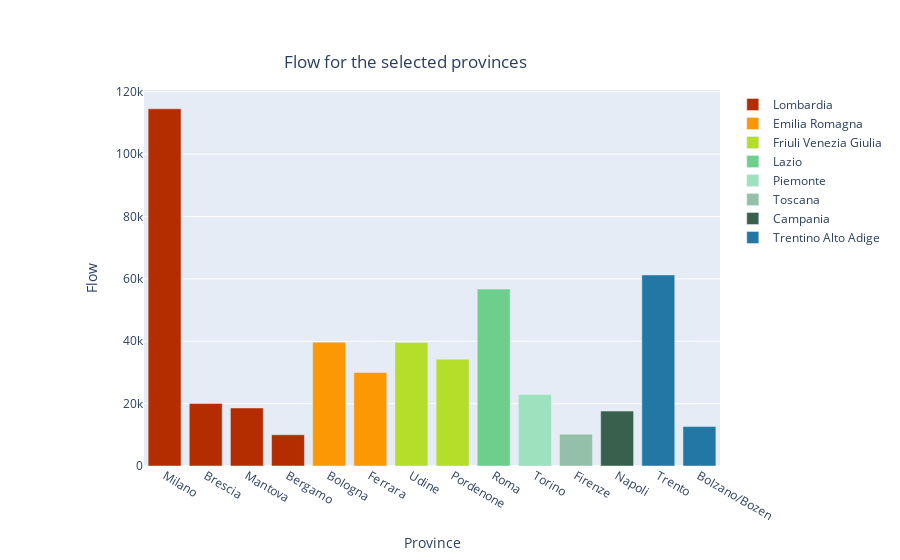

The notebook cell this image was saved under:
### Markdown cell above
## 4.3

In this part we want to see what happens if we consider more provinces for each one of the three directions. We are also interested to see what happens if we consider provinces that belongs to the region of Veneto.

### Code cell
#For the regions of interest insert the region capital names and the region names
m_cap=['Milano', 'Bologna', 'Trieste', 'Roma', 'Torino', 'Firenze', 'Napoli','Trento','Venezia']
m_reg=['Lombardia', 'Emilia Romagna', 'Friuli Venezia Giulia', 'Lazio', 'Piemonte', 'Toscana', 'Campania','Trentino Alto Adige','Veneto']

#Dataframes for the different regions (cod info only)
m_d = {} 
for c in m_cap:
    m_d[m_reg[m_cap.index(c)]] = pd.DataFrame(info_regions(codici_istat_provincia,c))

#Dataframes for the different regions with all the info from data_day_od
m_data_reg = {} 
for i in range(len(m_reg)):
    m_data_reg[m_reg[i]] = pd.DataFrame(data_regions(data_day_od,m_d[m_reg[i]]['COD_PRO'].values[:]))
    
code_padua=codici_istat_provincia[codici_istat_provincia['PROVINCIA']=='Padova']['COD_PRO'].values[0]


#STUDY based on the provinces and days of the week (as 4.2)

#Function to find the mostly contributing provinces for each region
#Returns the total flux for each province and the code of the selected provinces
#Padua will not be considered 
def flow_province(data_regions):
    flow_province=data_regions.groupby('COD_PRO').FLOW.sum()
    flow_sorted=flow_province.sort_values(ascending=False)
    flow_selected=flow_sorted.loc[flow_sorted[:] >= 1e4].reset_index() #Selection based on the flux
    for cod in flow_sorted.reset_index()['COD_PRO'].values[:]:
        if cod == code_padua:
            flow_selected=flow_sorted.loc[flow_sorted[:] >= 1e4].reset_index()
            flow_selected=flow_selected.loc[1:] #not considering Padua
    cod_pro_selected=flow_selected['COD_PRO'].values[:]
    return flow_selected, cod_pro_selected


m_flow_pro={} 
m_pro_selected={} 

for i in range(len(m_reg)): 
    m_flow_pro[m_reg[i]], m_pro_selected[m_reg[i]] = flow_province(m_data_reg[m_reg[i]]) 


#Associating each province code the province name
#flow of the province for a region flow_pro[reg[i]]: 'COD PRO', 'NAME', 'FLOW'
for i in range(len(m_reg)):
    name_l=[]
    for cod in m_flow_pro[m_reg[i]]['COD_PRO'].values[:]:
        if cod in m_d[m_reg[i]]['COD_PRO'].values[:]:
            where=np.argwhere(m_d[m_reg[i]]['COD_PRO'].values[:]==cod)
            idx=where[0][0] 
            name=m_d[m_reg[i]]['PROVINCIA'].values[idx:idx+1][0]
            name_l.append(name)
    m_flow_pro[m_reg[i]].insert(1, "NAME", name_l)
     
    
#Display the results
table_color =  [[0, '#004d00'],[.5, '#ffffff'],[1, '#ffffff']]
color_dict=['#b32d00', '#fb9804' ,'#b5de2b','#6ece8c', '#9ce2bf','#94c0aa','#39604d','#2277a4', 'blue']

#Plot no Veneto
fig_morep = go.Figure()
for i in range(len(m_reg)-1):  
        fig_morep.add_trace(go.Bar(x = m_flow_pro[m_reg[i]]["NAME"], y = m_flow_pro[m_reg[i]]["FLOW"], name=m_reg[i], marker_color=color_dict[i]))
        fig_morep.update_layout(barmode='relative')
        fig_morep.update_layout(title={'text': "Flow for the selected provinces",'y':0.9,'x':0.45,'xanchor': 'center','yanchor': 'top'},
                                xaxis = {'domain': [0.1, 1.], 'title':'Province'}, 
                                yaxis = {'domain': [0, 1], 'anchor': 'x2', 'title': 'Flow'},
                                margin=dict(l=80, r=180, t=90, b=90))
fig_morep.show()


#Highways no Veneto
more_prov=pd.concat(m_flow_pro.values(), axis=0)
more_prov=more_prov.reset_index()[:-6]
highway=['A4-west','A4-west','A4-west','A4-west','A13','A13','A4-east','A4-east','A13','A4-west','A13','A13','A4-west','A4-west']
more_prov.insert(3,'DIR',highway)  
flow_dir=more_prov.groupby(by='DIR').FLOW.sum().reset_index().sort_values(by='FLOW',ascending=False)

fig_flow_dir = ff.create_table(flow_dir, height_constant=80, colorscale=table_color) # font_colors=font)#colorscale

color_dict_a = ['#b32d00', '#fb9804' ,'#b5de2b']
fig_flow_dir.add_trace(go.Bar(x = flow_dir["DIR"], y = flow_dir["FLOW"], marker_color=color_dict_a,name='Flow',xaxis='x2', yaxis='y2',))
    
fig_flow_dir.update_layout(title_text = 'Total flow for the three highways',margin = {'t':60, 'b':80, },
    xaxis = {'domain': [0, .4]},
    xaxis2 = {'domain': [0.5, 1.], 'title':'Highway'},
    yaxis2 = {'domain': [0, 1], 'anchor': 'x2', 'title': 'Flow'}
)

fig_flow_dir.show()


#Plot with Veneto
fig_allp=go.Figure()
for i in range(len(m_reg)):  
        fig_allp.add_trace(go.Bar(x = m_flow_pro[m_reg[i]]["NAME"], y = m_flow_pro[m_reg[i]]["FLOW"], name=m_reg[i], marker_color=color_dict[i]))
        fig_allp.update_layout(title={'text': "Flow including provinces of Veneto",'y':0.9,'x':0.45,'xanchor': 'center','yanchor': 'top'},
                                xaxis = {'domain': [0.1, 1.], 'title':'Province'}, 
                                yaxis = {'domain': [0, 1], 'anchor': 'x2', 'title': 'Flow'},
                                margin=dict(l=80, r=180, t=90, b=90))
fig_allp.show()


#Highways with Veneto
all_prov=pd.concat(m_flow_pro.values(), axis=0)
highway=['A4-west','A4-west','A4-west','A4-west','A13','A13','A4-east','A4-east','A13','A4-west','A13','A13','A4-west','A4-west',
         'A4-east','A4-west','A4-east','A4-west','A13','A4-east']
all_prov.insert(3,'DIR',highway)  
all_flow_dir=all_prov.groupby(by='DIR').FLOW.sum().reset_index().sort_values(by='FLOW',ascending=False)

table_color =  [[0, '#004d00'],[.5, '#ffffff'],[1, '#ffffff']]
fig_all_flow_dir = ff.create_table(all_flow_dir, height_constant=80, colorscale=table_color) # font_colors=font)#colorscale

color_dict_a = ['#b5de2b','#b32d00', '#fb9804']
fig_all_flow_dir.add_trace(go.Bar(x = all_flow_dir["DIR"], y = all_flow_dir["FLOW"], marker_color=color_dict_a,name='Flow',xaxis='x2', yaxis='y2',))
    
fig_all_flow_dir.update_layout(title_text = 'Total flow for the three highways with Veneto',margin = {'t':60, 'b':80, },
    xaxis = {'domain': [0, .4]},
    xaxis2 = {'domain': [0.5, 1.], 'title':'Highway'},
    yaxis2 = {'domain': [0, 1], 'anchor': 'x2', 'title': 'Flow'}
)

fig_all_flow_dir.show()

    
#Dataframe with all the info
print("\n")
tab_flow_dir_prov= ff.create_table(all_prov,colorscale=table_color)
tab_flow_dir_prov.update_layout(xaxis = {'domain': [.2, .7]}, yaxis1 = {'domain': [0, 1]})
tab_flow_dir_prov.show()

### Figure 1 — Plotly figure (JSON) as saved in the notebook; plotly's stock layout.template omitted (floating-point values rounded to 4 significant figures)
{"data": [{"marker": {"color": "#b32d00"}, "name": "Lombardia", "type": "bar", "x": ["Milano", "Brescia", "Mantova", "Bergamo"], "y": [114550, 20032, 18611, 10016]}, {"marker": {"color": "#fb9804"}, "name": "Emilia Romagna", "type": "bar", "x": ["Bologna", "Ferrara"], "y": [39719, 29997]}, {"marker": {"color": "#b5de2b"}, "name": "Friuli Venezia Giulia", "type": "bar", "x": ["Udine", "Pordenone"], "y": [39633, 34245]}, {"marker": {"color": "#6ece8c"}, "name": "Lazio", "type": "bar", "x": ["Roma"], "y": [56728]}, {"marker": {"color": "#9ce2bf"}, "name": "Piemonte", "type": "bar", "x": ["Torino"], "y": [22928]}, {"marker": {"color": "#94c0aa"}, "name": "Toscana", "type": "bar", "x": ["Firenze"], "y": [10218]}, {"marker": {"color": "#39604d"}, "name": "Campania", "type": "bar", "x": ["Napoli"], "y": [17607]}, {"marker": {"color": "#2277a4"}, "name": "Trentino Alto Adige", "type": "bar", "x": ["Trento", "Bolzano/Bozen"], "y": [61272, 12648]}], "layout": {"barmode": "relative", "margin": {"b": 90, "l": 80, "r": 180, "t": 90}, "title": {"text": "Flow for the selected provinces", "x": 0.45, "xanchor": "center", "y": 0.9, "yanchor": "top"}, "xaxis": {"domain": [0.1, 1], "title": {"text": "Province"}}, "yaxis": {"anchor": "x2", "domain": [0, 1], "title": {"text": "Flow"}}}}
